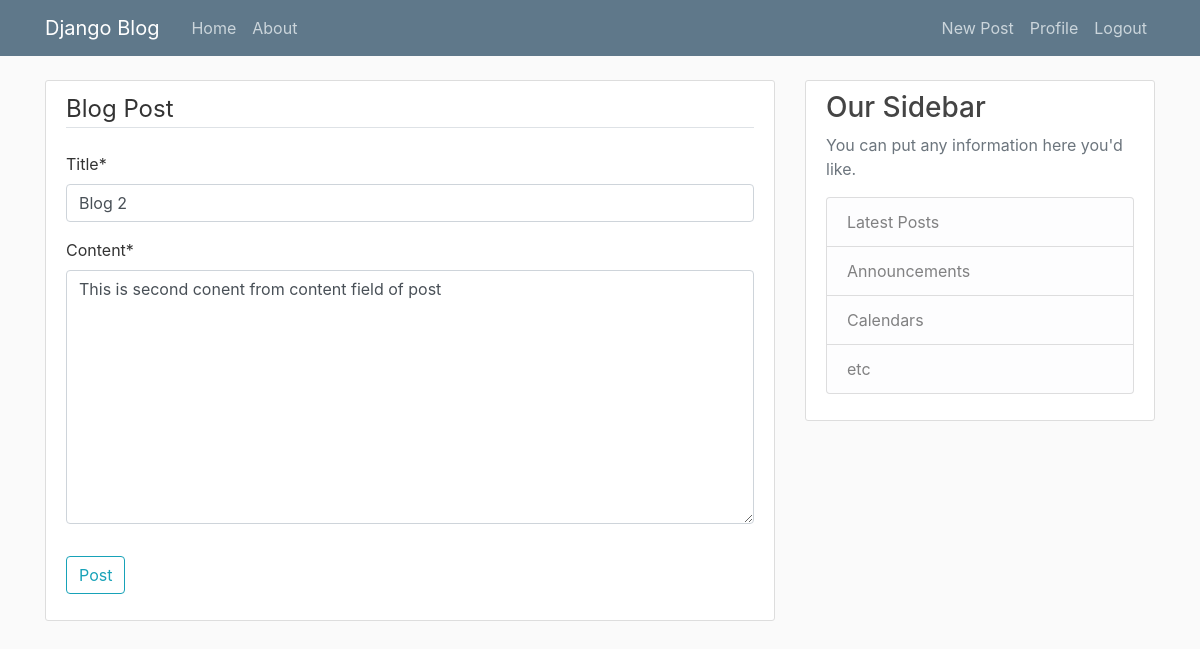
The page /blog/post/2/update/ (signed in) on the database its author committed.
### blog/models.py (models this page shows, shortened)
class Post(models.Model):
    title = models.CharField(max_length=100)
    content = models.TextField()
    date_posted = models.DateTimeField(default=timezone.now)
    author = models.ForeignKey(User, on_delete=models.CASCADE)

### blog/views.py (the view, shortened to what this page needs)
# urls.py: path('post/<int:pk>/update/', PostUpdateView.as_view(), name='post-update'),
class PostUpdateView(LoginRequiredMixin, UserPassesTestMixin, UpdateView): # this will look for template post_form by default.
    model = Post
    fields = ['title', 'content']
    def test_func(self):
        post = self.get_object()
        if self.request.user == post.author:
            return True
        return False

### blog/templates/blog/post_form.html (shortened to what this page needs)
{% extends "blog/base.html" %}
{% load crispy_forms_tags %}
{% block content %}
<div class = 'content-section'>
    <form method="POST">
        <fieldset class ='form-group'>
            <legend class='border-bottom mb-4'>Blog Post</legend>
            {{ form|crispy }}
        </fieldset>
        <div class="form-group">
            <button class="btn btn-outline-info" type="submit">Post</button>
        </div>
    </form>
</div>
{% endblock content %}

### blog/static/blog/main.css (style rules this page uses)
body { background: #fafafa; color: #333333; margin-top: 5rem; }
.content-section { background: #ffffff; padding: 10px 20px; border: 1px solid #dddddd; border-radius: 3px; margin-bottom: 20px; }

### rows shown on the page
Post: title "Blog 2", content "This is second conent from content field of post"
